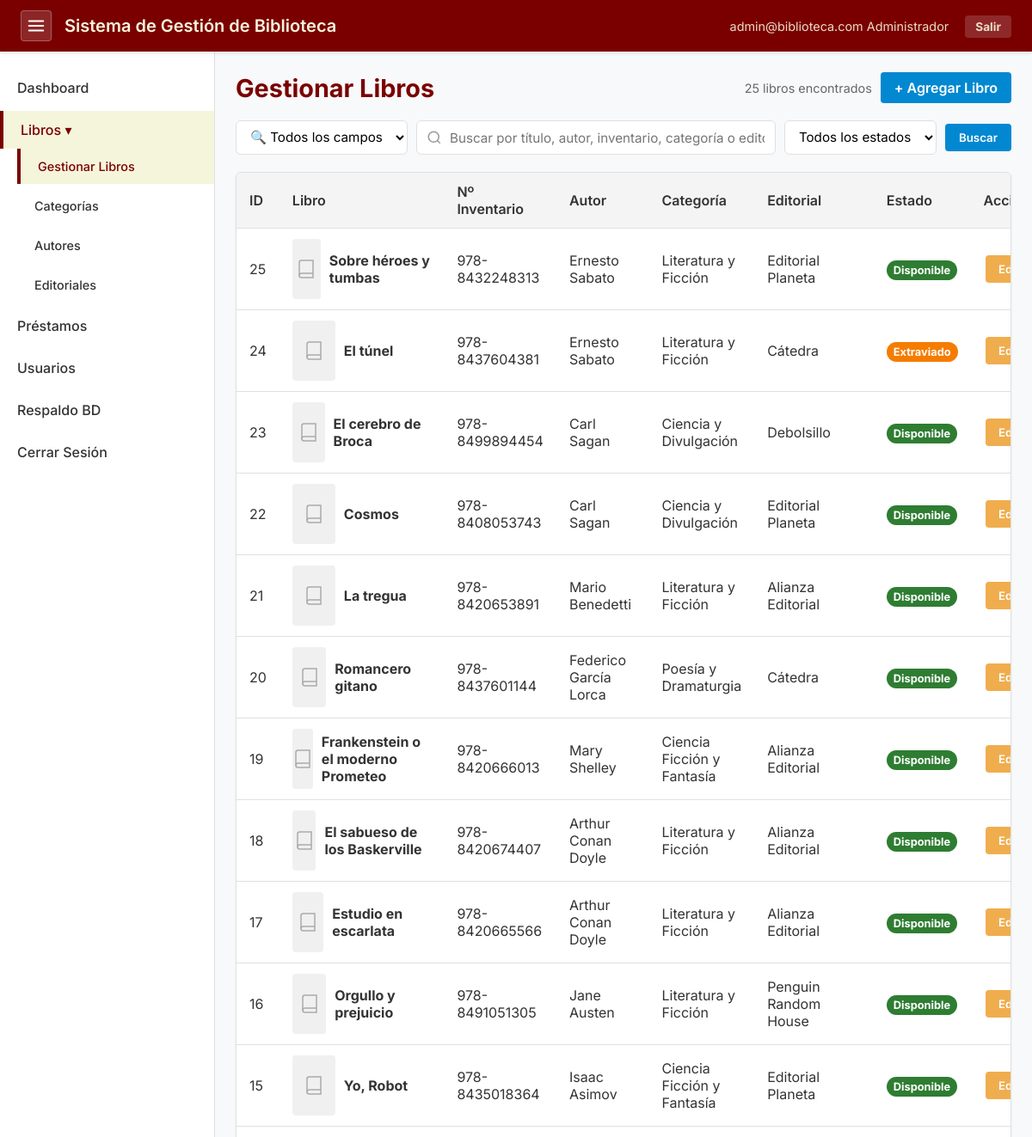
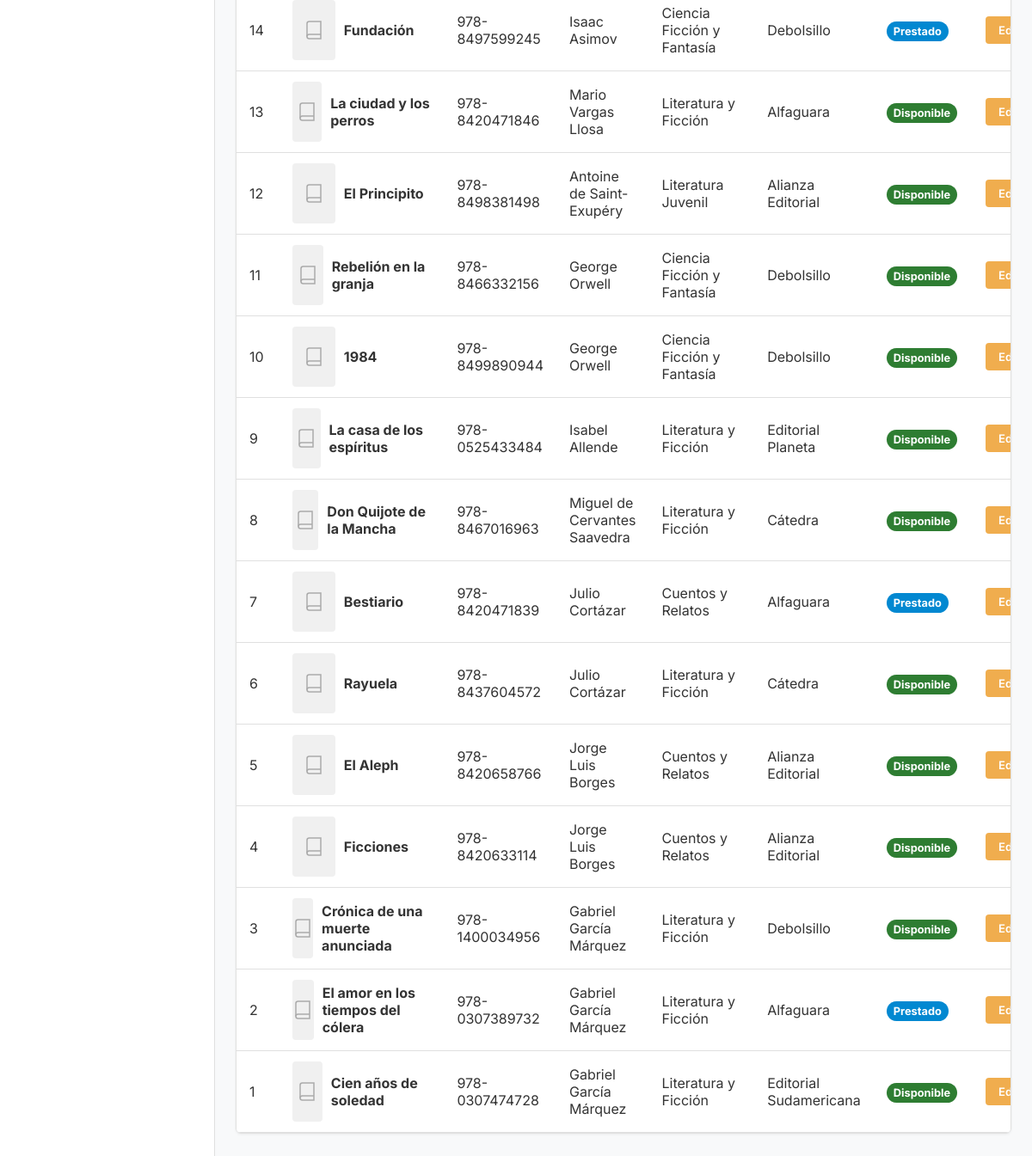
Before: /pages/books.php (signed in) with the older database file (2 pictures, top to bottom).
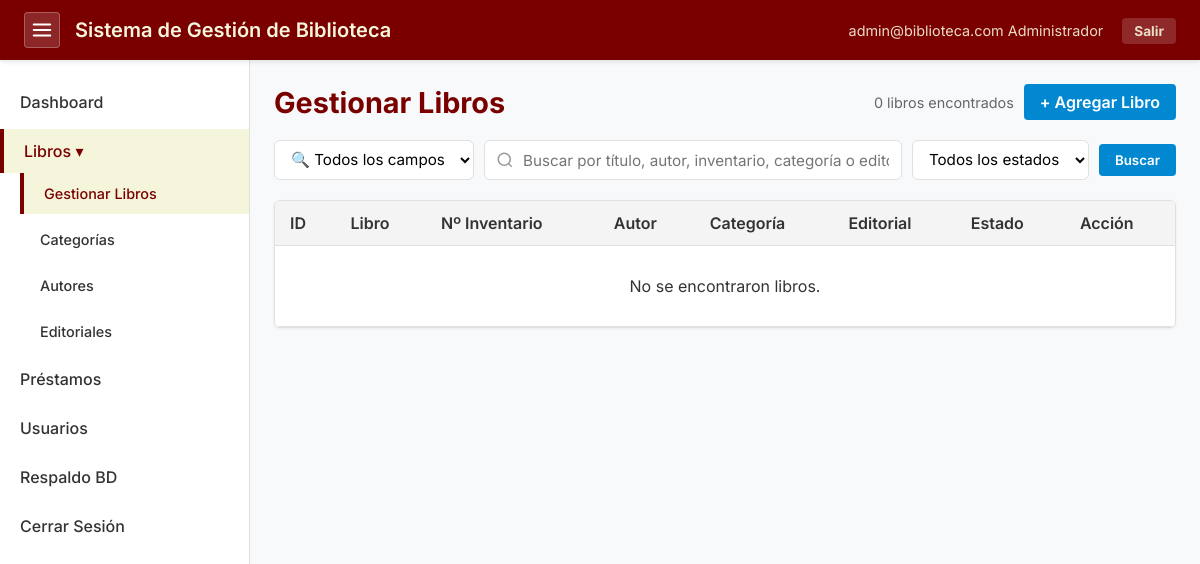
After: the same page with the newer database file.
### tables this page shows
CREATE TABLE `books` (
  `id` int NOT NULL AUTO_INCREMENT,
  `titulo` varchar(255) NOT NULL,
  `author_id` int DEFAULT NULL,
  `isbn` varchar(50) DEFAULT NULL,
  `publisher_id` int DEFAULT NULL,
  `lugar_editorial` varchar(255) DEFAULT NULL,
  `fecha_publicacion` date DEFAULT NULL,
  `category_id` int DEFAULT NULL,
  `rack_id` int DEFAULT NULL,
  `imagen` varchar(255) DEFAULT NULL,
  `notas` text,
  `observacion` text,
  `estado` enum('Disponible','Prestado','Extraviado') NOT NULL DEFAULT 'Disponible',
  `created_at` timestamp NOT NULL DEFAULT CURRENT_TIMESTAMP,
  PRIMARY KEY (`id`),
  KEY `author_id` (`author_id`),
  KEY `publisher_id` (`publisher_id`),
  KEY `category_id` (`category_id`),
  KEY `rack_id` (`rack_id`),
  CONSTRAINT `books_ibfk_1` FOREIGN KEY (`author_id`) REFERENCES `authors` (`id`) ON DELETE SET NULL,
  CONSTRAINT `books_ibfk_2` FOREIGN KEY (`publisher_id`) REFERENCES `publishers` (`id`) ON DELETE SET NULL,
  CONSTRAINT `books_ibfk_3` FOREIGN KEY (`category_id`) REFERENCES `categories` (`id`) ON DELETE SET NULL,
  CONSTRAINT `books_ibfk_4` FOREIGN KEY (`rack_id`) REFERENCES `racks` (`id`) ON DELETE SET NULL
);

CREATE TABLE `authors` (
  `id` int NOT NULL AUTO_INCREMENT,
  `name` varchar(255) NOT NULL,
  `created_at` timestamp NOT NULL DEFAULT CURRENT_TIMESTAMP,
  PRIMARY KEY (`id`)
);

CREATE TABLE `categories` (
  `id` int NOT NULL AUTO_INCREMENT,
  `name` varchar(255) NOT NULL,
  `created_at` timestamp NOT NULL DEFAULT CURRENT_TIMESTAMP,
  PRIMARY KEY (`id`)
);

CREATE TABLE `publishers` (
  `id` int NOT NULL AUTO_INCREMENT,
  `name` varchar(255) NOT NULL,
  `created_at` timestamp NOT NULL DEFAULT CURRENT_TIMESTAMP,
  PRIMARY KEY (`id`)
);

### pages/books.php (the view, shortened to what the changed rows need)
<?php
require_once __DIR__ . '/../config.php';
require_once __DIR__ . '/../includes/header.php';
$per_page = 25;
$page = isset($_GET['page']) ? max(1, intval($_GET['page'])) : 1;
$offset = ($page - 1) * $per_page;
$params = [];
$where = '';
$count_query = "SELECT COUNT(*) FROM books b LEFT JOIN categories c ON b.category_id = c.id LEFT JOIN authors a ON b.author_id = a.id LEFT JOIN publishers p ON b.publisher_id = p.id $where";
$count_stmt = $pdo->prepare($count_query);
$count_stmt->execute($params);
$total = $count_stmt->fetchColumn();
$query = "
    SELECT b.id, b.titulo, b.isbn, b.estado, b.imagen, b.created_at,
           b.lugar_editorial, b.fecha_publicacion, b.notas, b.observacion,
           c.name as categoria, a.name as autor, p.name as editorial
    FROM books b
    LEFT JOIN categories c ON b.category_id = c.id
    LEFT JOIN authors a ON b.author_id = a.id
    LEFT JOIN publishers p ON b.publisher_id = p.id
    $where
    ORDER BY b.id DESC
    LIMIT $per_page OFFSET $offset
";
$stmt = $pdo->prepare($query);
$stmt->execute($params);
$libros = $stmt->fetchAll();
?>
<?php require_once __DIR__ . '/../includes/sidebar.php'; ?>
<div class="content-header">
    <h2>Gestionar Libros</h2>
    <div style="display: flex; gap: 10px; align-items: center; flex-wrap: wrap;">
        <span id="result-count" style="color: #666; font-size: 0.9rem;"><?php echo number_format($total); ?> libros encontrados</span>
        <?php if ($_SESSION['user_role'] !== 'Lector'): ?>
        <a href="add_book.php" class="btn btn-primary">+ Agregar Libro</a>
        <?php endif; ?>
    </div>
</div>
<div id="searchResults">
<div class="table-responsive">
<table class="data-table">
    <thead>
        <tr>
            <th>ID</th>
            <th>Libro</th>
            <th>Nº Inventario</th>
            <th>Autor</th>
            <th>Categoría</th>
            <th>Editorial</th>
            <th>Estado</th>
            <?php if ($_SESSION['user_role'] !== 'Lector'): ?>
            <th>Acción</th>
            <?php endif; ?>
        </tr>
    </thead>
    <tbody>
        <?php foreach ($libros as $libro): ?>
        <tr>
            <td><?php echo $libro['id']; ?></td>
            <td>
                <div style="display: flex; align-items: center;">
                    <?php if (!empty($libro['imagen'])): ?>
                        <img src="../uploads/books/<?php echo htmlspecialchars($libro['imagen']); ?>" alt="Portada" class="book-cover zoomable-image" style="object-fit: cover; border-radius: 4px; cursor: pointer;" onclick="openImageModal(this.src)">
                    <?php else: ?>
                        <div class="book-cover book-cover-placeholder">
                            <svg width="24" height="24" viewBox="0 0 24 24" fill="none" stroke="#aaa" stroke-width="1.5">
                                <path d="M4 19.5A2.5 2.5 0 016.5 17H20"/>
                                <path d="M6.5 2H20v20H6.5A2.5 2.5 0 014 19.5v-15A2.5 2.5 0 016.5 2z"/>
                            </svg>
                        </div>
                    <?php endif; ?>
                    <div>
                        <strong><?php echo htmlspecialchars($libro['titulo']); ?></strong>
                    </div>
                </div>
            </td>
            <td><?php echo htmlspecialchars($libro['isbn'] ?? 'N/A'); ?></td>
            <td><?php echo htmlspecialchars($libro['autor'] ?? 'N/A'); ?></td>
            <td><?php echo htmlspecialchars($libro['categoria'] ?? 'N/A'); ?></td>
            <td>
                <?php echo htmlspecialchars($libro['editorial'] ?? 'N/A'); ?>
            </td>
            <td>
                <?php
                    $statusClass = 'status-available';
                    if ($libro['estado'] === 'Prestado') $statusClass = 'status-borrowed';
                    if ($libro['estado'] === 'Extraviado') $statusClass = 'status-missing';
                ?>
                <span class="status-badge <?php echo $statusClass; ?>">
                    <?php echo htmlspecialchars($libro['estado']); ?>
                </span>
            </td>
            <?php if ($_SESSION['user_role'] !== 'Lector'): ?>
            <td>
                <a href="edit_book.php?id=<?php echo $libro['id']; ?>" class="btn btn-edit">Editar</a>
            </td>
            <?php endif; ?>
        </tr>
        <?php endforeach; ?>
        <?php if (empty($libros)): ?>
        <tr>
            <td colspan="8" style="text-align: center; padding: 30px;">No se encontraron libros.</td>
        </tr>
        <?php endif; ?>
    </tbody>
</table>
</div>
</div>
<?php require_once __DIR__ . '/../includes/footer.php'; ?>

Changed rows visible on the page:
removed books: id "25", titulo "Sobre héroes y tumbas", isbn "978-8432248313", author.name "Ernesto Sabato", category.name "Literatura y Ficción", publisher.name "Editorial Planeta", estado "Disponible"
removed books: id "24", titulo "El túnel", isbn "978-8437604381", author.name "Ernesto Sabato", category.name "Literatura y Ficción", publisher.name "Cátedra", estado "Extraviado"
removed books: id "23", titulo "El cerebro de Broca", isbn "978-8499894454", author.name "Carl Sagan", category.name "Ciencia y Divulgación", publisher.name "Debolsillo", estado "Disponible"
removed books: id "22", titulo "Cosmos", isbn "978-8408053743", author.name "Carl Sagan", category.name "Ciencia y Divulgación", publisher.name "Editorial Planeta", estado "Disponible"
removed books: id "21", titulo "La tregua", isbn "978-8420653891", author.name "Mario Benedetti", category.name "Literatura y Ficción", publisher.name "Alianza Editorial", estado "Disponible"
removed books: id "20", titulo "Romancero gitano", isbn "978-8437601144", author.name "Federico García Lorca", category.name "Poesía y Dramaturgia", publisher.name "Cátedra", estado "Disponible"
removed books: id "19", titulo "Frankenstein o el moderno Prometeo", isbn "978-8420666013", author.name "Mary Shelley", category.name "Ciencia Ficción y Fantasía", publisher.name "Alianza Editorial", estado "Disponible"
removed books: id "18", titulo "El sabueso de los Baskerville", isbn "978-8420674407", author.name "Arthur Conan Doyle", category.name "Literatura y Ficción", publisher.name "Alianza Editorial", estado "Disponible"
removed books: id "17", titulo "Estudio en escarlata", isbn "978-8420665566", author.name "Arthur Conan Doyle", category.name "Literatura y Ficción", publisher.name "Alianza Editorial", estado "Disponible"
removed books: id "16", titulo "Orgullo y prejuicio", isbn "978-8491051305", author.name "Jane Austen", category.name "Literatura y Ficción", publisher.name "Penguin Random House", estado "Disponible"
removed books: id "15", titulo "Yo, Robot", isbn "978-8435018364", author.name "Isaac Asimov", category.name "Ciencia Ficción y Fantasía", publisher.name "Editorial Planeta", estado "Disponible"
removed books: id "14", titulo "Fundación", isbn "978-8497599245", author.name "Isaac Asimov", category.name "Ciencia Ficción y Fantasía", publisher.name "Debolsillo", estado "Prestado"
removed books: id "13", titulo "La ciudad y los perros", isbn "978-8420471846", author.name "Mario Vargas Llosa", category.name "Literatura y Ficción", publisher.name "Alfaguara", estado "Disponible"
removed books: id "12", titulo "El Principito", isbn "978-8498381498", author.name "Antoine de Saint-Exupéry", category.name "Literatura Juvenil", publisher.name "Alianza Editorial", estado "Disponible"
removed books: id "11", titulo "Rebelión en la granja", isbn "978-8466332156", author.name "George Orwell", category.name "Ciencia Ficción y Fantasía", publisher.name "Debolsillo", estado "Disponible"
removed books: id "10", titulo "1984", isbn "978-8499890944", author.name "George Orwell", category.name "Ciencia Ficción y Fantasía", publisher.name "Debolsillo", estado "Disponible"
removed books: id "9", titulo "La casa de los espíritus", isbn "978-0525433484", author.name "Isabel Allende", category.name "Literatura y Ficción", publisher.name "Editorial Planeta", estado "Disponible"
removed books: id "8", titulo "Don Quijote de la Mancha", isbn "978-8467016963", author.name "Miguel de Cervantes Saavedra", category.name "Literatura y Ficción", publisher.name "Cátedra", estado "Disponible"
removed books: id "7", titulo "Bestiario", isbn "978-8420471839", author.name "Julio Cortázar", category.name "Cuentos y Relatos", publisher.name "Alfaguara", estado "Prestado"
removed books: id "6", titulo "Rayuela", isbn "978-8437604572", author.name "Julio Cortázar", category.name "Literatura y Ficción", publisher.name "Cátedra", estado "Disponible"
removed books: id "5", titulo "El Aleph", isbn "978-8420658766", author.name "Jorge Luis Borges", category.name "Cuentos y Relatos", publisher.name "Alianza Editorial", estado "Disponible"
removed books: id "4", titulo "Ficciones", isbn "978-8420633114", author.name "Jorge Luis Borges", category.name "Cuentos y Relatos", publisher.name "Alianza Editorial", estado "Disponible"
removed books: id "3", titulo "Crónica de una muerte anunciada", isbn "978-1400034956", author.name "Gabriel García Márquez", category.name "Literatura y Ficción", publisher.name "Debolsillo", estado "Disponible"
removed books: id "2", titulo "El amor en los tiempos del cólera", isbn "978-0307389732", author.name "Gabriel García Márquez", category.name "Literatura y Ficción", publisher.name "Alfaguara", estado "Prestado"
removed books: id "1", titulo "Cien años de soledad", isbn "978-0307474728", author.name "Gabriel García Márquez", category.name "Literatura y Ficción", publisher.name "Editorial Sudamericana", estado "Disponible"
Other visible differences:
$total: "25" → "0"
text now shown: "No se encontraron libros."
